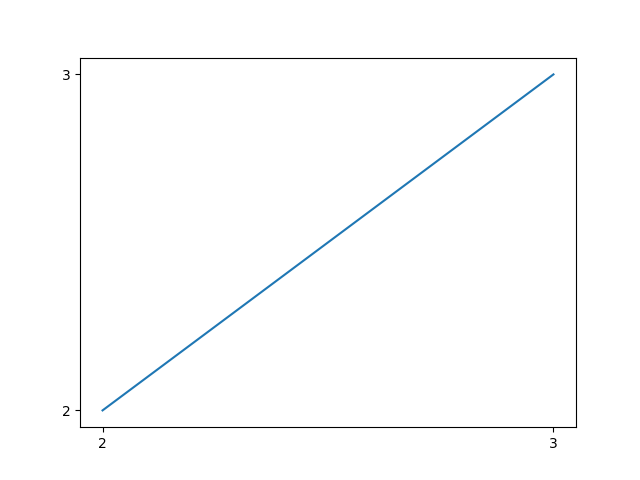

Write the Python code that produced this figure.
#!/usr/bin/python3

import matplotlib.pyplot as plt
import numpy as np
import sys

#  x = np.linspace(-1,1,50)
#  y = 2*x + 1
#
#  plt.plot(x,y)


def drawRoad(coords, filename):
    x_list = []
    y_list = []
    m_list = []
    n_list = []
    idx = 0
    i = 0
    lenth = len(coords)
    while i < lenth - 1:
        x_list.append(coords[i])
        y_list.append(coords[i + 1])
        m_list.append(int(coords[i]) - 10)
        n_list.append(int(coords[i + 1]) - 10)
        idx = idx + 1
        i = i + 2
        pass

    #  print(x_list)
    #  print(y_list)
    plt.plot(x_list, y_list, "")
    plt.savefig(filename)
    plt.show()
    pass



#  print(sys.argv[0])
#  print(len(sys.argv))

coord_list = sys.argv[2:]
filename = sys.argv[1]
drawRoad(coord_list, filename)

